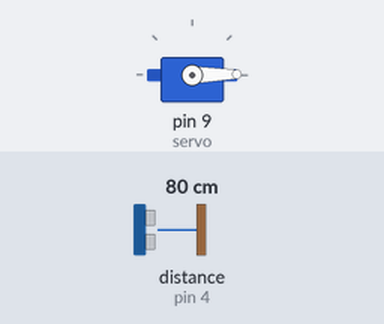
The sketch below on a simulated Arduino Uno, built with avr-gcc and run on an emulated ATmega328P. On the bench: servo. Wiring (inferred from the names in the program): ultrasonic range finder: trigger pin 2; echo pin 4. The inputs (shaded band) are chosen by the test bench; at power-on: distance to the obstacle (sensor on pin 4) 80 cm. The echo pulse lasts 58.3 µs per cm.

Above: at 1.9 s.
4.3 s: distance to the obstacle (sensor on pin 4) set to 250 cm
7.3 s: distance to the obstacle (sensor on pin 4) set to 35 cm
Timing chart, 0 to 16.3 s (numbered marks = the images above; inputs shaded):
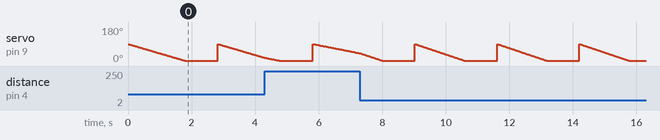

Measured:
- by itself, servo on pin 9 (servo): ramps from 90° to 1° and jumps back, once every 2.6 s

The sketch:

sonar.ino
```cpp
#include <Servo.h>

#define MAX_DISTANCE_RANGE 50

int triger_pin = 2;
int echo_pin = 4;

long prev_duration = 0;
long current_duration = 0;

float distance_cm = 0;
int angle = 0;
Servo servo;

void setup() {
  Serial.begin(9600);
  servo.attach(9);
}


void loop() {

   for(angle= 90; angle >= 1; angle -= 1){
    servo.write(angle);
    current_duration = get_duration();

    distance_cm = current_duration/29/2;

    if(prev_duration < current_duration && distance_cm < MAX_DISTANCE_RANGE) {

       Serial.print(angle_from_vertical(angle));

       Serial.print(" ,");

       Serial.print(distance_cm);

       Serial.print(",");

       Serial.print(get_y_distance(to_radian(angle_from_vertical(angle)),distance_cm));

       Serial.println();

      }

      prev_duration = current_duration;

  }

  delay(1000);

}


/**
 * it returns the duration after hitting the object
 */
long get_duration() {
  long duration;
  pinMode(triger_pin,OUTPUT);
  digitalWrite(triger_pin,LOW);

  delayMicroseconds(2);
  digitalWrite(triger_pin,HIGH);
  delayMicroseconds(10);
  digitalWrite(triger_pin,LOW);
  pinMode(echo_pin,INPUT);
  duration = pulseIn(echo_pin,HIGH);
  delay(15);
  return duration;

}

/**
 * Converts angle into Radian
 */

float to_radian(int angle) {
  return (PI/180) * angle;

}


/*
 * To find  y cordinate we have do x * tan(angle)
 */

float get_y_distance(float radian,float x_distance) {

  return x_distance*tan(radian);

}


/*
 * returns the absolute angle from vertical
 */

long angle_from_vertical(long angle) {
   return abs(angle - 45);
}
```
